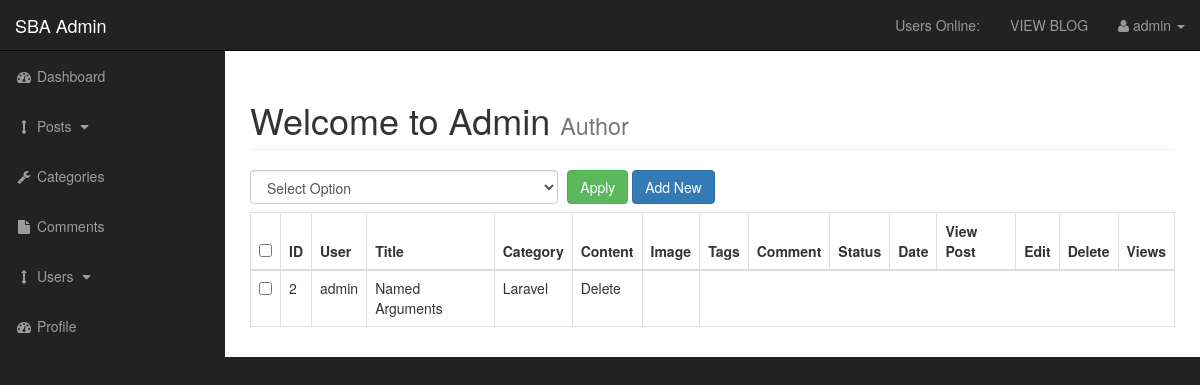
The app's page /admin/post.php (signed in), older data.
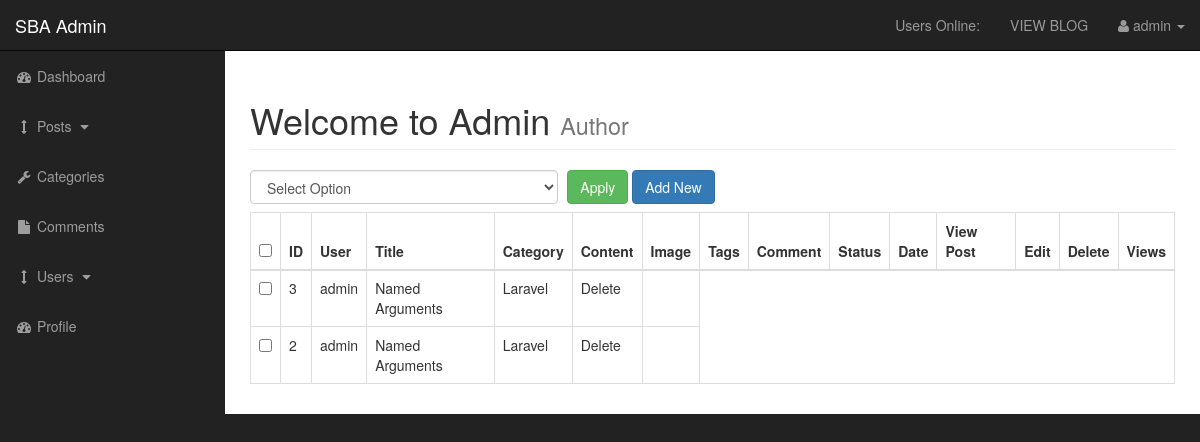
The same page, newer data.
### tables this page shows
CREATE TABLE `posts` (
  `post_id` int(10) NOT NULL,
  `post_category_id` int(10) NOT NULL,
  `post_title` varchar(255) NOT NULL,
  `post_author` varchar(255) NOT NULL,
  `post_date` date NOT NULL,
  `post_image` text NOT NULL,
  `post_content` text NOT NULL,
  `post_tags` varchar(255) NOT NULL,
  `post_view_count` int(10) DEFAULT NULL,
  `post_comment_count` int(10) DEFAULT NULL,
  `post_status` varchar(255) NOT NULL DEFAULT 'draft'
);

CREATE TABLE `categories` (
  `cat_id` int(10) NOT NULL,
  `cat_title` varchar(255) NOT NULL
);

### admin/includes/view_all_post.php (the view, shortened to what the changed rows need)
<form action="" method="post">
                       <table class="table table-bordered table-hover">
                            <thead>
                                <tr>
                                    <th><input type="checkbox" id="selectAllBoxes"></th>
                                    <th>ID</th>
                                    <th>User</th>
                                    <th>Title</th>
                                    <th>Category</th>
                                    <th>Content</th>
                                    <th>Image</th>
                                    <th>Tags</th>
                                    <th>Comment</th>
                                    <th>Status</th>
                                    <th>Date</th>
                                    <th>View Post</th>
                                    <th>Edit</th>
                                    <th>Delete</th>
                                    <th>Views</th>
                                </tr>
                            </thead>
                            <tbody>
                                <tr>
<?php
    $query = "SELECT * FROM  posts ORDER BY post_id DESC";
    $select_post = mysqli_query($connection, $query);
    while ($row = mysqli_fetch_assoc($select_post)) {
    $post_id = $row['post_id'];
    $post_author = $row['post_author'];
    $post_title = $row['post_title'];
    $post_category_id = $row['post_category_id'];
    $post_image = $row['post_image'];
    $post_content = substr($row['post_content'], 0, 25);
    $post_tags = $row['post_tags'];
    $post_status = $row['post_status'];
    $post_date = $row['post_date'];
    $post_view_count = $row['post_view_count'];
   echo "<tr>";
?>
<td><input type='checkbox' name='checkBoxArray[]' class='checkBoxes' value='<?php echo $post_id; ?>'></td>
<?php
   echo "<td>$post_id</td>";
    if (!empty($post_user)) {
      echo "<td>$post_user</td>";
    }elseif (!empty($post_author)) {
      echo "<td>$post_author</td>";
    }
   echo "<td>$post_title</td>";
    $query = "SELECT * FROM  categories WHERE cat_id = {$post_category_id}";
    $select_categories_id = mysqli_query($connection, $query);
    while ($row = mysqli_fetch_assoc($select_categories_id)) {
    $cat_title = $row['cat_title'];
  }
   echo "<td>$cat_title</td>";
   echo "<td>$post_content</td>";
   echo "<td><img src='../images/{$post_image}' alt='Image' width =100 ></td>";
   echo "<td>$post_tags</td>";
   $query = "SELECT * FROM comments WHERE comment_post_id = $post_id ";
   $comment_count_query= mysqli_query($connection, $query);
   $post_comment_count = mysqli_num_rows($comment_count_query);
   echo "<td><a href ='post_comment.php?id={$post_id}'>$post_comment_count</a></td>";
   echo "<td>$post_status</td>";
   echo "<td>$post_date</td>";
   echo "<td><a href='../post.php?p_id={$post_id}'>View Post</a></td>";
   echo "<td><a href='post.php?source=edit_post&p_id={$post_id}'>Edit</a></td>";
   echo "<td><a onclick=\"javascript: return confirm('Are you sure you want to delete'); \" href='post.php?delete={$post_id}'>Delete</a></td>";
   echo "<td><a href ='post.php?reset={$post_id}'>{$post_view_count}</a></td>";
   echo "</tr>";
}
 ?>
                                </tr>
                            </tbody>
                        </table>
                        </form>

### admin/includes/navigation.php (shortened to what the changed rows need)
<nav class="navbar navbar-inverse navbar-fixed-top" role="navigation">
    <div class="navbar-header">
        <a class="navbar-brand" href="index.php">SBA Admin</a>
    </div>
</nav>

Row changes from the older to the newer data that the page shows:
added posts: post_id "3", post_author "admin", post_title "Named Arguments", categories.cat_title "Laravel"
